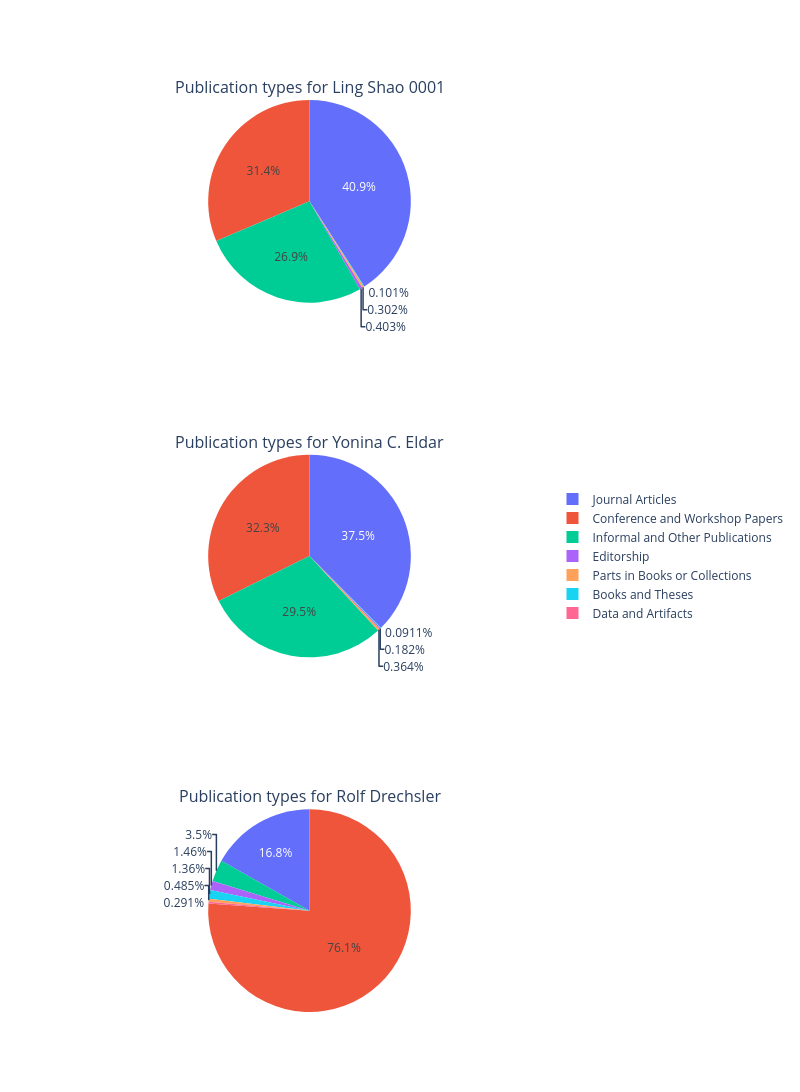

The notebook cell this image was saved under:
### Code cell
# Visualize the publication types for each author using 'plotly.graph_objects'
fig = make_subplots(rows=len(authors), cols=1,
                    subplot_titles=[f"Publication types for {auth}" for auth in authors],
                    specs=[[{'type': 'domain'}], [{'type': 'domain'}], [{'type': 'domain'}]])

for i, (df, auth) in enumerate(zip(pubs_type, authors)):
    fig.add_trace(
        go.Pie(labels=df['type'], values=df['id'], name=auth),
        row=i+1, col=1   
    )

        
fig.update_layout(
    height=1200,
    width=800,
    legend=dict(
        y=0.5,  
        yanchor='middle',  
        x=1.5,  
        xanchor='center'  
    )
)

fig.show()

### Figure 1 — Plotly figure (JSON) as saved in the notebook; plotly's stock layout.template omitted (floating-point values rounded to 4 significant figures)
{"data": [{"domain": {"x": [0, 1], "y": [0.7778, 1]}, "labels": ["Books and Theses", "Conference and Workshop Papers", "Editorship", "Informal and Other Publications", "Journal Articles", "Parts in Books or Collections"], "name": "Ling Shao 0001", "type": "pie", "values": [1, 312, 4, 267, 406, 3]}, {"domain": {"x": [0, 1], "y": [0.3889, 0.6111]}, "labels": ["Books and Theses", "Conference and Workshop Papers", "Editorship", "Informal and Other Publications", "Journal Articles", "Parts in Books or Collections"], "name": "Yonina C. Eldar", "type": "pie", "values": [1, 355, 2, 324, 412, 4]}, {"domain": {"x": [0, 1], "y": [0, 0.2222]}, "labels": ["Books and Theses", "Conference and Workshop Papers", "Data and Artifacts", "Editorship", "Informal and Other Publications", "Journal Articles", "Parts in Books or Collections"], "name": "Rolf Drechsler", "type": "pie", "values": [14, 784, 3, 15, 36, 173, 5]}], "layout": {"annotations": [{"font": {"size": 16}, "showarrow": false, "text": "Publication types for Ling Shao 0001", "x": 0.5, "xanchor": "center", "xref": "paper", "y": 1, "yanchor": "bottom", "yref": "paper"}, {"font": {"size": 16}, "showarrow": false, "text": "Publication types for Yonina C. Eldar", "x": 0.5, "xanchor": "center", "xref": "paper", "y": 0.6111, "yanchor": "bottom", "yref": "paper"}, {"font": {"size": 16}, "showarrow": false, "text": "Publication types for Rolf Drechsler", "x": 0.5, "xanchor": "center", "xref": "paper", "y": 0.2222, "yanchor": "bottom", "yref": "paper"}], "height": 1200, "legend": {"x": 1.5, "xanchor": "center", "y": 0.5, "yanchor": "middle"}, "width": 800}}
